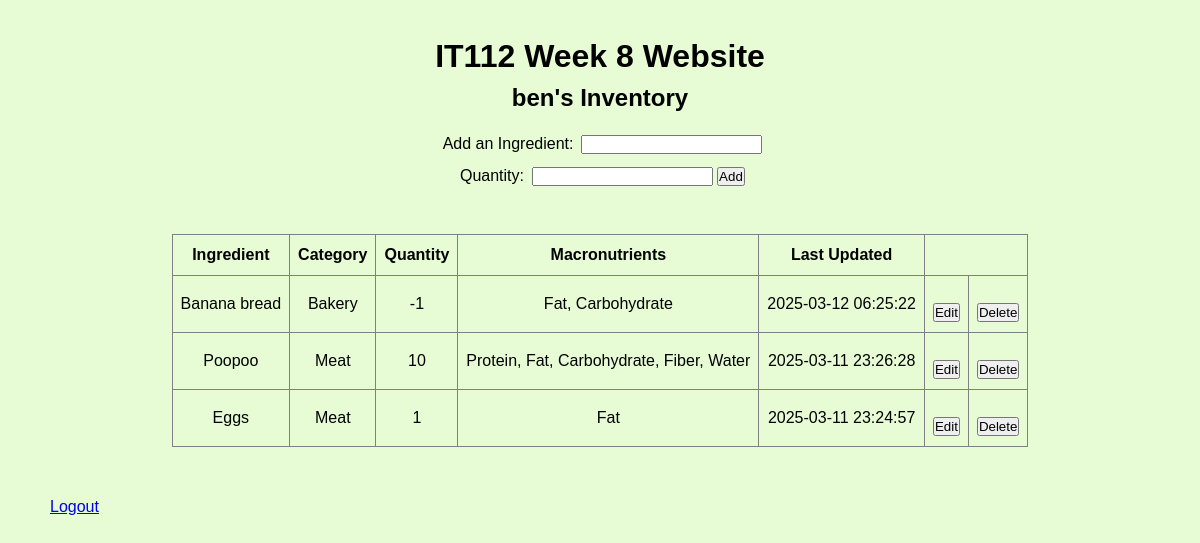
The app's page / (signed in) with its own data.
### tables this page shows
CREATE TABLE user (
    id INTEGER PRIMARY KEY,
    email VARCHAR UNIQUE NOT NULL,
    username TEXT UNIQUE NOT NULL,
    hashed_password TEXT NOT NULL
);

CREATE TABLE inventory (
    id INTEGER PRIMARY KEY,
    quantity TEXT DEFAULT '1',
    last_updated TIMESTAMP DEFAULT (datetime('now', 'localtime')),
    category_id INT NOT NULL,
    user_id INTEGER NOT NULL,
    ingredient_id INTEGER NOT NULL,
    FOREIGN KEY (category_id) REFERENCES category(id) ON DELETE CASCADE,
    FOREIGN KEY (user_id) REFERENCES user(id) ON DELETE CASCADE,
    FOREIGN KEY (ingredient_id) REFERENCES ingredient(id)  ON DELETE CASCADE
);

### flaskapp.py (the view)
@app.route('/', methods=['GET'])
def index():
    if 'username' not in session:
        return redirect(url_for('login'))
    db = get_db()
    cur = db.cursor()
    cur.execute("SELECT ingredient_name FROM ingredient ORDER BY ingredient_name;")
    all_ingredients = [row["ingredient_name"] for row in cur.fetchall()]
    inventory_form = InventoryForm()
    cur.execute("SELECT id FROM user WHERE username = ?", (session['username'],))
    user = cur.fetchone()
    user_id = user["id"]
    cur.execute("""
        SELECT inventory.id,
                ingredient.ingredient_name AS ingredient,
                category.category_name AS category,
                inventory.quantity,
                inventory.last_updated,
                GROUP_CONCAT(macronutrient.macro_name, ', ') AS macros
        FROM inventory
        JOIN category ON inventory.category_id = category.id
        JOIN ingredient ON inventory.ingredient_id = ingredient.id
        LEFT JOIN ingredient_macronutrient ON ingredient.id = ingredient_macronutrient.ingredient_id
        LEFT JOIN macronutrient ON ingredient_macronutrient.macronutrient_id = macronutrient.id
        WHERE inventory.user_id = ?
        GROUP BY inventory.id, ingredient.ingredient_name, category.category_name, inventory.quantity, inventory.last_updated
        ORDER BY inventory.last_updated DESC;
    """, (user_id,))
    user_inventory = cur.fetchall()
    return render_template('index.html', user_inventory = user_inventory, inventory_form=inventory_form, all_ingredients=all_ingredients, selected_inventory_id=None, update_form=UpdateForm())

### forms.py (shortened to what this page needs)
class InventoryForm(FlaskForm):
    ingredient = StringField("Add Ingredient", validators=[DataRequired(message="There is nothing to add!"), Length(min=2, max=50, message="Hmm, not sure if that's an item.")])
    quantity = StringField("Quantity", validators=[DataRequired(message="Enter a quantity.")])
    submit = SubmitField("Add")

class UpdateForm(FlaskForm):
    ingredient_id = HiddenField("Ingredient ID")
    new_name = StringField("New Name", validators=[DataRequired(), Length(min=2, max=50)])
    new_category = SelectField("New Category", choices=[("", "Select a Category")], validators=[DataRequired(message="Please select a category!")])
    quantity = StringField('Quantity', validators=[Optional()])
    macros = SelectMultipleField('Macros', validators=[Optional()])
    submit = SubmitField("Update")

### flaskapp.py (called while the page is built)
def get_db():
    db = getattr(g, '_database', None)
    if db is None:
        db = g._database = sqlite3.connect(DATABASE)
        db.row_factory = sqlite3.Row
    return db

@app.teardown_appcontext
def close_connection(exception):
    db = getattr(g, '_database', None)
    if db is not None:
        db.close()

### templates/index.html (shortened to what this page needs)
<!DOCTYPE html>
<html lang="en">
<head>
    <link rel="stylesheet" href="{{ url_for('static', filename='css/style.css') }}">
</head>
<body>
    <h1>IT112 Week 8 Website</h1>
    <h2>{{ session['username'] }}'s Inventory</h2>
    {% include 'add_ingredient.html' %}
    <main>
        {% if user_inventory %}
            <table border="1">
                <thead>
                    <tr>
                        <th>Ingredient</th>
                        <th>Category</th>
                        <th>Quantity</th>
                        <th>Macronutrients</th>
                        <th>Last Updated</th>
                    </tr>
                </thead>
                <tbody>
                    {% for item in user_inventory %}
                    <tr>
                        <td>{{ item['ingredient'] | capitalize }}</td>
                        <td>{{ item['category'] }}</td>
                        <td>{{ item['quantity'] }}</td>
                        <td>{{ item['macros'] if item['macros'] else 'None' }}</td>
                        <td>{{ item['last_updated'] }}</td>
                        <td>
                            {% with inventory=item %}
                            {% include 'update_inventory.html' %}
                        {% endwith %}
                        </td>
                        <td>
                            <form action="{{ url_for('delete_inventory', inventory_id=item.id) }}" method="POST">
                                <button type="submit" onclick="return confirm('Are you sure you want to delete this item?');">Delete</button>
                            </form>
                        </td>
                    </tr>
                    {% endfor %}
                </tbody>
            </table>
        {% else %}
            <p>Your inventory is empty. Start adding ingredients!</p>
        {% endif %}
    </main>
    <a href="{{ url_for('logout') }}">Logout</a>
</body>
</html>

### templates/update_inventory.html (shortened to what this page needs)
{% if selected_inventory_id != inventory.id %}
<form method="GET" action="{{ url_for('update_inventory', inventory_id=inventory['id']) }}">
    <button type="submit">Edit</button>
</form>
{% endif %}

### static/css/style.css (style rules this page uses)
* { padding: 0; margin: 0; box-sizing: border-box; }
html { font-size: 100%; line-height: 1.5; font-family: 'Space Grotesk', sans-serif; background-color: #e7fcd5; }
body { display: flex; flex-direction: column; max-width: 1100px; margin: 0 auto; }
main { display: block; text-align: center; }
h1 { font-size: 2em; text-align: center; margin: 1em auto 0em; }
h2 { text-align: center; }
button { display: inline-block; }
table { margin: 1em auto 3em; border-collapse: collapse; }
td { padding: .5em; text-align: center; vertical-align: middle; }
th { padding: .5em; text-align: center; vertical-align: middle; }
form { display: inline-block; margin-top: 1em; text-align: center; }

### records on screen
user: username "ben"
inventory: ingredient "Banana bread", category "Bakery", quantity "-1", item "Fat, Carbohydrate", last_updated "2025-03-12 06:25:22"
inventory: ingredient "Poopoo", category "Meat", quantity "10", item "Protein, Fat, Carbohydrate, Fiber, Water", last_updated "2025-03-11 23:26:28"
inventory: ingredient "Eggs", category "Meat", quantity "1", item "Fat", last_updated "2025-03-11 23:24:57"
